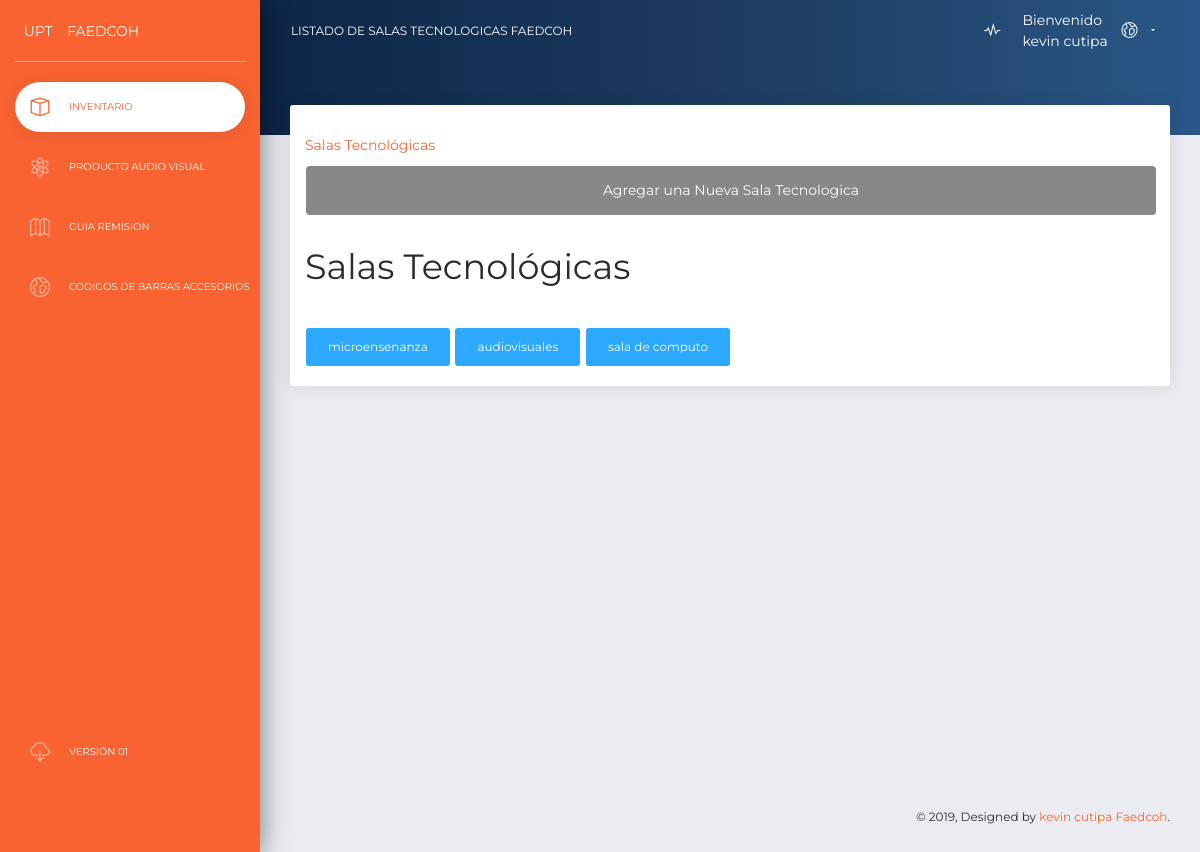
Before: /inventario/listar_salastecnologicas.php (signed in) with the older database file.
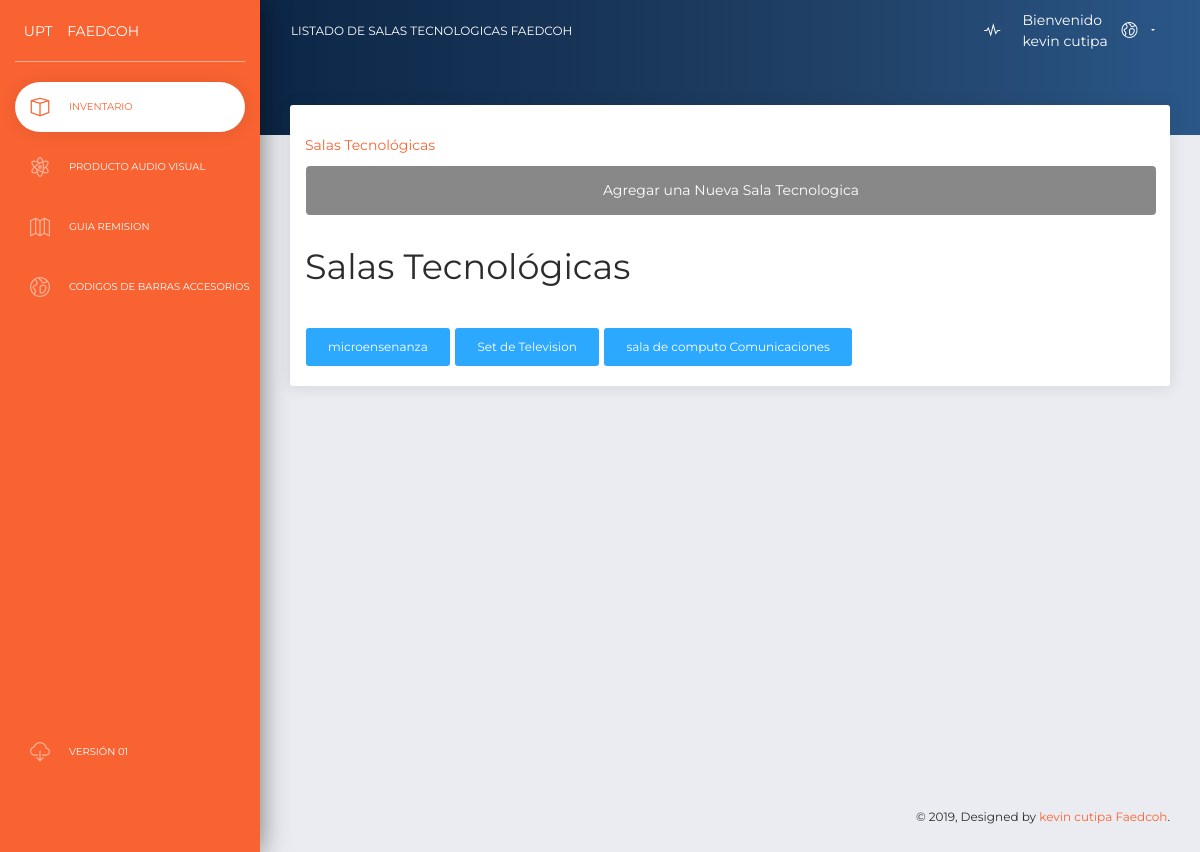
After: the same page with the newer database file.
### tables this page shows
CREATE TABLE IF NOT EXISTS `salatecnologica` (
  `codigosalatecnologica` int(11) NOT NULL AUTO_INCREMENT,
  `nombresalatecnologica` varchar(50) DEFAULT NULL,
  `lugar` varchar(50) DEFAULT NULL,  
  PRIMARY KEY (`codigosalatecnologica`)
);

### seguridad/conexion.php (called while the page is built, shortened)
<?php
function conectarse()
{
if(!($link = mysqli_connect("localhost", "root", "")))
{
	echo "Error conectando a la Base de Datos.";
	exit();
}
	return $link;
}
?>

### inventario/listar_salastecnologicas.php (the view, shortened to what this page needs)
<!doctype html>
<html lang="en">
<head>
  <link href="https://use.fontawesome.com/releases/v5.0.6/css/all.css" rel="stylesheet">
  <link href="../assets/css/bootstrap.min.css" rel="stylesheet" />
  <link href="../assets/css/now-ui-dashboard.css?v=1.1.0" rel="stylesheet" />
  <link href="../assets/demo/demo.css" rel="stylesheet" />
<link rel="stylesheet" href="../assets/css/jquery.dataTables.min.css">
<link rel="stylesheet" type="text/css" href="https://cdn.datatables.net/1.10.19/css/jquery.dataTables.min.css">
</head>
<body class="">
  <div class="wrapper ">
    <div class="sidebar" data-color="orange">
      <div class="logo">
        <a href="../index.php" class="simple-text logo-mini">
          UPT
        </a>
        <a href="../index.php" class="simple-text logo-normal">
          FAEDCOH
        </a>
      </div>
      <div class="sidebar-wrapper">
        <ul class="nav">
          <li class="active">
            <a href="../inventario/listar_salastecnologicas.php">
              <i class="now-ui-icons design_app"></i>
              <p>Inventario</p>
            </a>
          </li>
          <li>
            <a href="../audiovisuales/listar_audiovisuales.php">
              <i class="now-ui-icons education_atom"></i>
              <p>Producto Audio Visual</p>
            </a>
          </li>
          <li>
            <a href="../guiaremision/listar_guiaremision.php">
              <i class="now-ui-icons location_map-big"></i>
              <p>Guia Remision</p>
            </a>
          </li>
          <li>
            <a href="../inventario/imprimircodbarra.php">
              <i class="now-ui-icons location_world"></i>
              <p>Codigos de Barras Accesorios </p>
            </a>
          </li>
          <li class="active-pro">
            <a href="#">
              <i class="now-ui-icons arrows-1_cloud-download-93"></i>
              <p>Versión 01</p>
            </a>
          </li>
        </ul>
      </div>
    </div>
    <div class="main-panel">
      <nav class="navbar navbar-expand-lg navbar-transparent  navbar-absolute bg-primary fixed-top">
        <div class="container-fluid">
          <div class="navbar-wrapper">
            <a class="navbar-brand">Listado de Salas Tecnologicas FAEDCOH</a>
          </div>
          <div class="collapse navbar-collapse justify-content-end" id="navigation">
            <ul class="navbar-nav">
              <li class="nav-item">
                <a class="nav-link" href="#">
                  <i class="now-ui-icons media-2_sound-wave"></i>
                </a>
              </li>
              <div id="txtUser">Bienvenido <br> <?php echo $_SESSION['usuario']['nom']. ' ' .$_SESSION['usuario']['ape'];?></div>
              <li class="nav-item dropdown">
                <a class="nav-link dropdown-toggle" href="http://example.com" id="navbarDropdownMenuLink" data-toggle="dropdown" aria-haspopup="true" aria-expanded="false">
                  <i class="now-ui-icons location_world"></i>
                </a>
              </li>
            </ul>
          </div>
        </div>
      </nav>
      <div class="panel-header panel-header-sm">
      </div>
      <div class="content">
        <div class="row">
          <div class="col-md-12">
            <div class="card ">
              <div class="card-header ">
              </div>
              <div class="card-body ">
                 <section>
                  <a href="listar_salastecnologicas.php">Salas Tecnológicas</a>
                  <a type="btn btn-secondary" href="agregar_salastecnologicas.php" class="btn btn-secondary btn-lg btn-block" >Agregar una Nueva Sala Tecnologica</a>
                <br>
                <h2>Salas Tecnológicas</h2>
                  <?php
                  include ("../seguridad/conexion.php");
                  ?>
                   <?php
                   $instruccion = "SELECT * FROM salatecnologica";
                   $rs = mysqli_query(conectarse(),$instruccion) or die("Fallo la consulta");
                   while($campo = mysqli_fetch_array($rs)){
                  ?>
                  <a type="btn btn-info" href="listar_bandejas.php?cod=<?php echo $campo['codigosalatecnologica']?>" class="btn btn-info" ><?php echo $campo["nombresalatecnologica"];?></a>
                  <?php
                  }
                  ?>
                  </section>
              </div>
            </div>
          </div>
        </div>
      </div>
      <footer class="footer">
        <div class="container-fluid">
          <div class="copyright">
            &copy;
            , Designed by
            <a href="#" target="_blank">kevin cutipa</a>
            <a href="#" target="_blank">Faedcoh</a>.
          </div>
        </div>
      </footer>
    </div>
  </div>
</body>
</html>

Changed rows visible on the page:
changed salatecnologica: nombresalatecnologica "audiovisuales" → "Set de Television"
changed salatecnologica: nombresalatecnologica "sala de computo" → "sala de computo Comunicaciones"
